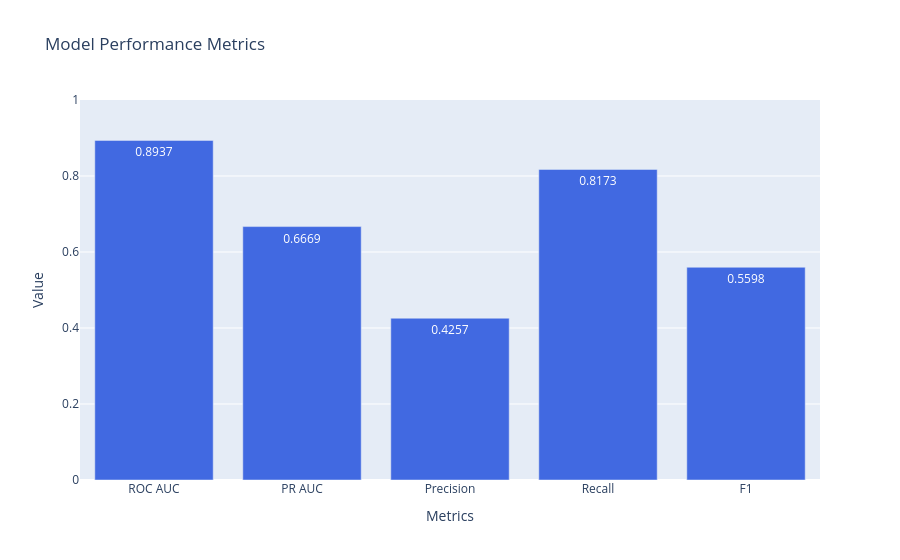

Notebook code cell kept with this figure:
### Code cell
lr_visualizer.plot_metrics_comparison()

### Figure 1 — Plotly figure (JSON) as saved in the notebook; plotly's stock layout.template omitted (floating-point values rounded to 4 significant figures)
{"data": [{"marker": {"color": "royalblue"}, "text": ["0.8937", "0.6669", "0.4257", "0.8173", "0.5598"], "textfont": {"size": 12}, "textposition": "auto", "x": ["ROC AUC", "PR AUC", "Precision", "Recall", "F1"], "y": [0.8937, 0.6669, 0.4257, 0.8173, 0.5598], "type": "bar"}], "layout": {"yaxis": {"title": {"text": "Value"}, "range": [0, 1]}, "title": {"text": "Model Performance Metrics"}, "xaxis": {"title": {"text": "Metrics"}}, "showlegend": false}}
